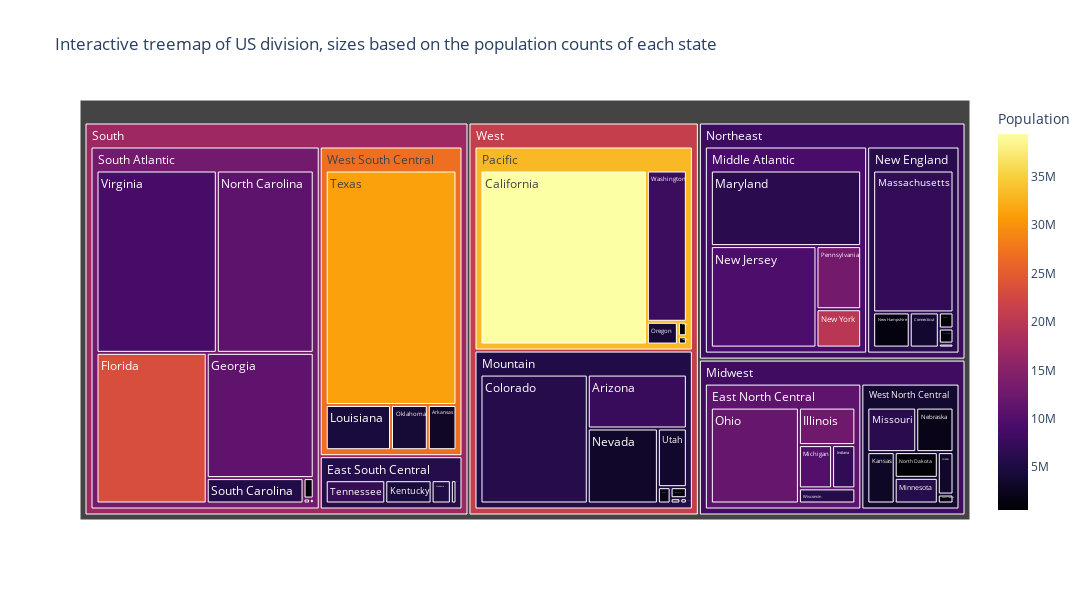

The notebook cell saved with this chart:
### Code cell
fig = px.treemap(
    apartments.assign(LogPopulation=np.log(apartments['Population'])),
    path=['Region', 'Division', 'State_y'],  # hierarchy
    values='LogPopulation',  # base for size of the rectangles
    color='Population',
    color_continuous_scale=px.colors.sequential.Inferno,
    labels={
        'Region': 'Region',
        'Division': 'Division',
        'State_y': 'State',
        'Population': 'Population'
    },
    title="Interactive treemap of US division, sizes based on the population counts of each state"
)
fig.update_layout(
    width=1300,
    height=600)
fig.update_layout(
    showlegend=False,
    annotations=[
        dict(
            x=0.01,
            y=-0.05,
            text="Division adopted after US Census Bureau",
            showarrow=False,
            font=dict(size=10, color="white"),
            align="left")])
fig.show()

### Figure 1 — Plotly figure (JSON) as saved in the notebook; plotly's stock layout.template omitted (floating-point values rounded to 4 significant figures)
{"data": [{"branchvalues": "total", "customdata": [[39430000.0], [8811000.0], [11050000.0], [2130000.0], [5957000.0], [1770000.0], [11180000.0], [7136000.0], [702300.0], [7582000.0], [3241000.0], [7958000.0], [31290000.0], [12710000.0], [2943000.0], [4272000.0], [23370000.0], [6245000.0], [13080000.0], [5961000.0], [4095000.0], [3504000.0], [1112000.0], [9501000.0], [6924000.0], [6263000.0], [11880000.0], [7228000.0], [796600.0], [2005000.0], [3088000.0], [10140000.0], [5793000.0], [1446000.0], [2002000.0], [5479000.0], [2971000.0], [5158000.0], [924700.0], [19870000.0], [4588000.0], [4598000.0], [740100.0], [3675000.0], [3267000.0], [587600.0], [648500.0], [1409000.0], [1137000.0], [1052000.0], [1405000.0], [33220000.0], [13000000.0], [5518000.0], [6144000.0], [3713000.0], [26900000.0], [11100000.0], [5803000.0], [9166000.0], [21090000.0], [17140000.0], [8070000.0], [8255000.0]], "domain": {"x": [0, 1], "y": [0, 1]}, "hovertemplate": "labels=%{label}<br>LogPopulation=%{value}<br>parent=%{parent}<br>id=%{id}<br>Population=%{color}<extra></extra>", "ids": ["West/Pacific/California", "South/South Atlantic/Virginia", "South/South Atlantic/North Carolina", "West/Mountain/New Mexico", "West/Mountain/Colorado", "South/South Atlantic/West Virginia", "South/South Atlantic/Georgia", "Northeast/New England/Massachusetts", "South/South Atlantic/District of Columbia", "West/Mountain/Arizona", "Midwest/West North Central/Iowa", "West/Pacific/Washington", "South/West South Central/Texas", "Midwest/East North Central/Illinois", "South/East South Central/Mississippi", "West/Pacific/Oregon", "South/South Atlantic/Florida", "Midwest/West North Central/Missouri", "Northeast/Middle Atlantic/Pennsylvania", "Midwest/East North Central/Wisconsin", "South/West South Central/Oklahoma", "West/Mountain/Utah", "Northeast/New England/Rhode Island", "Northeast/Middle Atlantic/New Jersey", "Midwest/East North Central/Indiana", "Northeast/Middle Atlantic/Maryland", "Midwest/East North Central/Ohio", "South/East South Central/Tennessee", "Midwest/West North Central/North Dakota", "Midwest/West North Central/Nebraska", "South/West South Central/Arkansas", "Midwest/East North Central/Michigan", "Midwest/West North Central/Minnesota", "West/Pacific/Hawaii", "West/Mountain/Idaho", "South/South Atlantic/South Carolina", "Midwest/West North Central/Kansas", "South/East South Central/Alabama", "Midwest/West North Central/South Dakota", "Northeast/Middle Atlantic/New York", "South/East South Central/Kentucky", "South/West South Central/Louisiana", "West/Pacific/Alaska", "Northeast/New England/Connecticut", "West/Mountain/Nevada", "West/Mountain/Wyoming", "Northeast/New England/Vermont", "Northeast/New England/New Hampshire", "West/Mountain/Montana", "South/South Atlantic/Delaware", "Northeast/New England/Maine", "West/Pacific", "South/South Atlantic", "West/Mountain", "Northeast/New England", "Midwest/West North Central", "South/West South Central", "Midwest/East North Central", "South/East South Central", "Northeast/Middle Atlantic", "West", "South", "Northeast", "Midwest"], "labels": ["California", "Virginia", "North Carolina", "New Mexico", "Colorado", "West Virginia", "Georgia", "Massachusetts", "District of Columbia", "Arizona", "Iowa", "Washington", "Texas", "Illinois", "Mississippi", "Oregon", "Florida", "Missouri", "Pennsylvania", "Wisconsin", "Oklahoma", "Utah", "Rhode Island", "New Jersey", "Indiana", "Maryland", "Ohio", "Tennessee", "North Dakota", "Nebraska", "Arkansas", "Michigan", "Minnesota", "Hawaii", "Idaho", "South Carolina", "Kansas", "Alabama", "South Dakota", "New York", "Kentucky", "Louisiana", "Alaska", "Connecticut", "Nevada", "Wyoming", "Vermont", "New Hampshire", "Montana", "Delaware", "Maine", "Pacific", "South Atlantic", "Mountain", "New England", "West North Central", "West South Central", "East North Central", "East South Central", "Middle Atlantic", "West", "South", "Northeast", "Midwest"], "marker": {"coloraxis": "coloraxis", "colors": [39430000.0, 8811000.0, 11050000.0, 2130000.0, 5957000.0, 1770000.0, 11180000.0, 7136000.0, 702300.0, 7582000.0, 3241000.0, 7958000.0, 31290000.0, 12710000.0, 2943000.0, 4272000.0, 23370000.0, 6245000.0, 13080000.0, 5961000.0, 4095000.0, 3504000.0, 1112000.0, 9501000.0, 6924000.0, 6263000.0, 11880000.0, 7228000.0, 796600.0, 2005000.0, 3088000.0, 10140000.0, 5793000.0, 1446000.0, 2002000.0, 5479000.0, 2971000.0, 5158000.0, 924700.0, 19870000.0, 4588000.0, 4598000.0, 740100.0, 3675000.0, 3267000.0, 587600.0, 648500.0, 1409000.0, 1137000.0, 1052000.0, 1405000.0, 33220000.0, 13000000.0, 5518000.0, 6144000.0, 3713000.0, 26900000.0, 11100000.0, 5803000.0, 9166000.0, 21090000.0, 17140000.0, 8070000.0, 8255000.0]}, "name": "", "parents": ["West/Pacific", "South/South Atlantic", "South/South Atlantic", "West/Mountain", "West/Mountain", "South/South Atlantic", "South/South Atlantic", "Northeast/New England", "South/South Atlantic", "West/Mountain", "Midwest/West North Central", "West/Pacific", "South/West South Central", "Midwest/East North Central", "South/East South Central", "West/Pacific", "South/South Atlantic", "Midwest/West North Central", "Northeast/Middle Atlantic", "Midwest/East North Central", "South/West South Central", "West/Mountain", "Northeast/New England", "Northeast/Middle Atlantic", "Midwest/East North Central", "Northeast/Middle Atlantic", "Midwest/East North Central", "South/East South Central", "Midwest/West North Central", "Midwest/West North Central", "South/West South Central", "Midwest/East North Central", "Midwest/West North Central", "West/Pacific", "West/Mountain", "South/South Atlantic", "Midwest/West North Central", "South/East South Central", "Midwest/West North Central", "Northeast/Middle Atlantic", "South/East South Central", "South/West South Central", "West/Pacific", "Northeast/New England", "West/Mountain", "West/Mountain", "Northeast/New England", "Northeast/New England", "West/Mountain", "South/South Atlantic", "Northeast/New England", "West", "South", "West", "Northeast", "Midwest", "South", "Midwest", "South", "Northeast", "", "", "", ""], "type": "treemap", "values": [171300.0, 117700.0, 94860.0, 320.6, 86030.0, 172.6, 71950.0, 76710.0, 1117.0, 33240.0, 5397.0, 35800.0, 173000.0, 16290.0, 1534.0, 4183.0, 89140.0, 17630.0, 17830.0, 6568.0, 9394.0, 10580.0, 1490.0, 67750.0, 7749.0, 71830.0, 65020.0, 16170.0, 8968.0, 13440.0, 7322.0, 11050.0, 8954.0, 439.7, 1291.0, 13200.0, 11370.0, 5224.0, 1140.0, 10840.0, 12580.0, 16660.0, 770.3, 6878.0, 32710.0, 212.5, 1593.0, 8651.0, 1116.0, 97.06, 396.4, 212500.0, 388300.0, 165500.0, 95720.0, 66900.0, 206300.0, 106700.0, 35510.0, 168300.0, 378000.0, 630100.0, 264000.0, 173600.0]}], "layout": {"annotations": [{"align": "left", "font": {"color": "white", "size": 10}, "showarrow": false, "text": "Division adopted after US Census Bureau", "x": 0.01, "y": -0.05}], "coloraxis": {"colorbar": {"title": {"text": "Population"}}, "colorscale": [[0, "#000004"], [0.1111, "#1b0c41"], [0.2222, "#4a0c6b"], [0.3333, "#781c6d"], [0.4444, "#a52c60"], [0.5556, "#cf4446"], [0.6667, "#ed6925"], [0.7778, "#fb9b06"], [0.8889, "#f7d13d"], [1, "#fcffa4"]]}, "height": 600, "legend": {"tracegroupgap": 0}, "showlegend": false, "title": {"text": "Interactive treemap of US division, sizes based on the population counts of each state"}, "width": 1300}}
